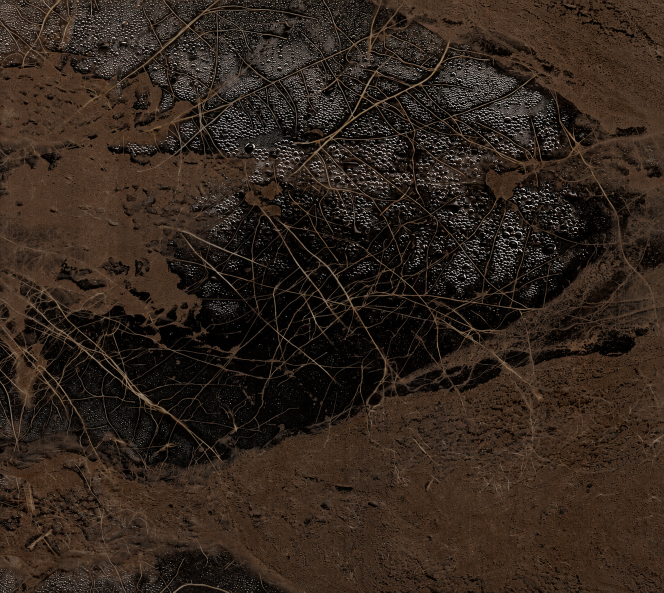
#> input picture data/T2.png, 1327 x 1185 px (shown at 1/2 size)
$ python -i evaluate_adjacent_registration.py   (imports and definitions only)
#> lines starting #> are read from the running program, lines starting #| are printed output that depends on the picture
#!/usr/bin/env python3
"""Audit saved RoMa adjacent registrations with automatic RootSIFT checks.

No registration field is refitted. SIFT acceptance uses descriptors, mutual ratio
matching, a similarity RANSAC and spatial thinning, never RoMa residual/confidence.
Errors are automatic validation-point errors, not human landmark TRE. Root-priority
coarse fitting can share these features, so they are not held-out landmarks.
"""
from pathlib import Path
import csv, json, shutil, hashlib, gc, argparse
import cv2
import numpy as np
from PIL import Image

REPO = Path.cwd().resolve()
ROOT = REPO / "results/microtube_registration"
PAIRS = ['T1_to_T2', 'T2_to_T3', 'T3_to_T4']
RULES = dict(min_effective_target_fraction=.10, min_roma_reliable_samples=100,
             min_automatic_validation_points=20, max_automatic_median_px_at_width1400=3.,
             max_confident_cycle_p95_target_px=3.)
COLORS = np.array([[210,210,210], [48,154,96], [232,162,47], [150,112,170]], np.uint8)

def fmt(value):
    return 'NA' if value is None else f'{value:.3f}'


def rgb(path):
#> called with path = '../data/T2.png'
    with Image.open(path) as im: return np.array(im.convert('RGB'))
#> im is the input picture: PIL image 1327x1185 RGB; mean R, G, B 49, 37, 28.2


# [12 lines left out: functions sample, stats, not called in this run]


def features(path):
    a=rgb(path); h,w=a.shape[:2]; nw=1400; nh=round(nw*h/w)
#> after `h, w = a.shape[:2]`: h = 1185; w = 1327
#> after `nh = round(nw * h / w)`: nh = 1250
    a=cv2.resize(a,(nw,nh),interpolation=cv2.INTER_AREA if w>nw else cv2.INTER_CUBIC)
    gray=cv2.cvtColor(a,cv2.COLOR_RGB2GRAY)
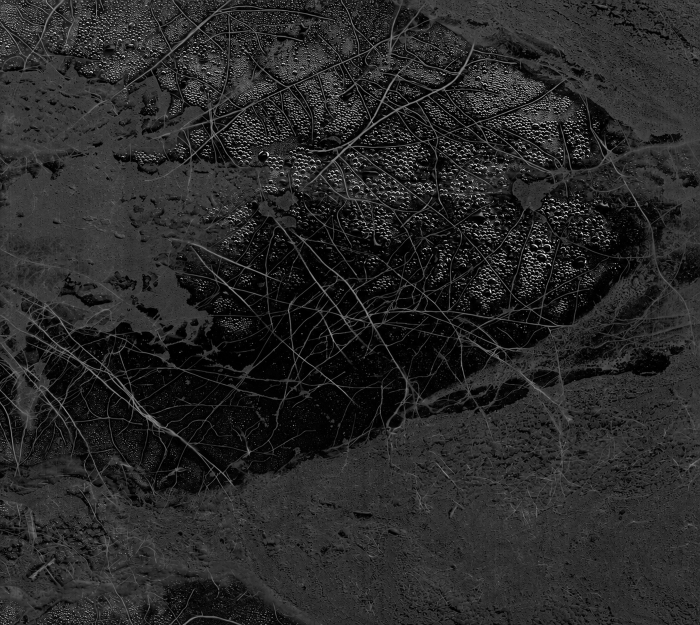
#> gray: shape (1250, 1400) (shown at 1/2 size); min 0, max 255, mean 39.6
    sift=cv2.SIFT_create(nfeatures=0,contrastThreshold=.02,edgeThreshold=10)
    keys,d=sift.detectAndCompute(gray,None)
#> keys = 27334 keypoints; strongest (x, y, size): (780, 397, 1.9), (845, 297, 1.8), (1156, 390, 1.8), (387, 95, 1.8)
    d=np.sqrt(d/(d.sum(1,keepdims=True)+1e-7))
    return keys,d,np.array([w/nw,h/nh]),(nw,nh)


# [22 lines left out: function independent_points, not called in this run]


def save_csv(path,rows):
    with path.open('w',encoding='utf-8-sig',newline='') as f:
        writer=csv.DictWriter(f,fieldnames=list(rows[0]));writer.writeheader();writer.writerows(rows)


# [169 lines left out: functions evaluate, create_report, main, not called in this run]

# [1 line not run here, left out]

>>> result = features('../data/T2.png')
